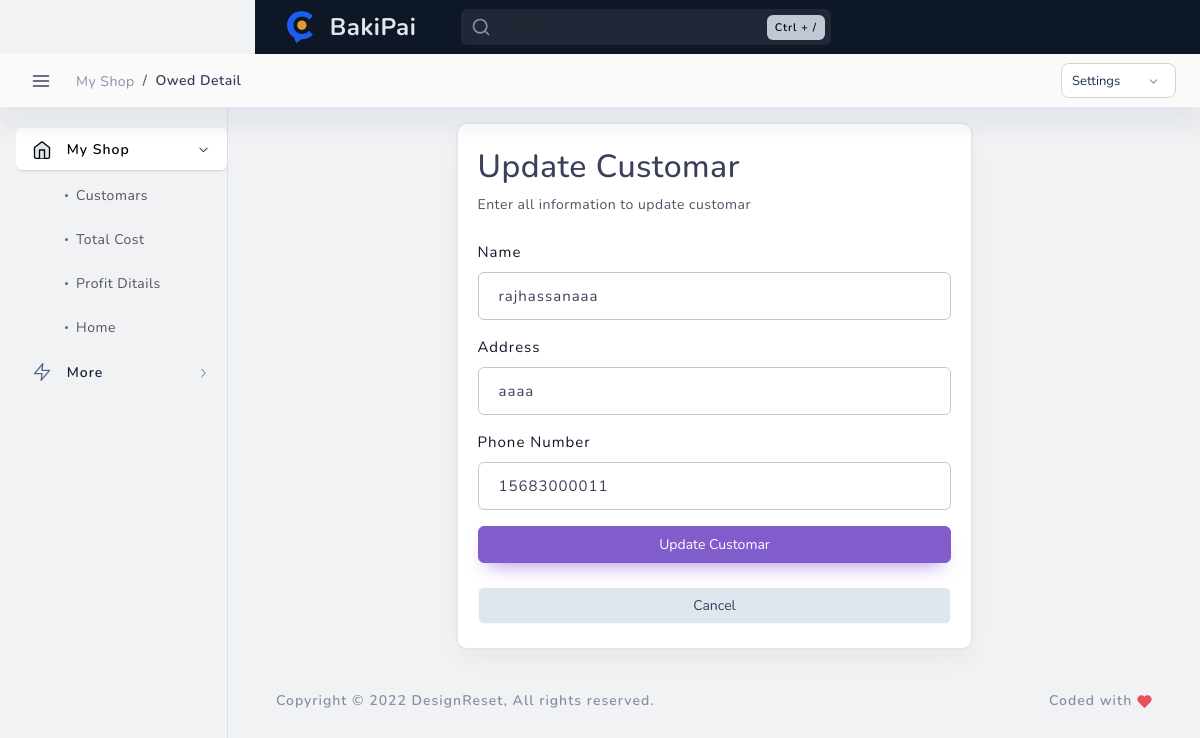
Screenshot of /update-customer/3/ with the database file from the repository.
### admin_panel/models.py (models this page shows, shortened)
class customar(models.Model):
    REGULAR = 'Regular'
    NON_REGULAR = 'Non-Regular'
    CUSTOMER_TYPE_CHOICES = [
        (REGULAR, 'Regular'),
        (NON_REGULAR, 'Non-Regular'),
    ]
    user = models.ForeignKey(User, on_delete=models.CASCADE)
    customer_type = models.CharField(
        max_length=20,
        choices=CUSTOMER_TYPE_CHOICES,
        default=NON_REGULAR,
        blank=False
    )
    name = models.CharField(max_length=100 , blank=False)
    address = models.TextField(max_length=1000 , blank=False)
    fhone = models.CharField(max_length=15 , blank=False)
    created_at = models.DateTimeField(auto_now_add=True)
    updated_at = models.DateTimeField(auto_now=True)

### admin_panel/views.py (the view, shortened to what this page needs)
# urls.py: path('update-customer/<int:customer_id>/', update_customer, name='update_customer'),
def update_customer(request , customer_id ):
    customar1 = get_object_or_404(customar, id=customer_id)
    try :
       customars = customar.objects.get(id=customer_id)
    except Exception as e :
      raise Http404(f"customar not found by your given id:{id}")
    context = {
         'customar1':customar1
    }
    return render(request, 'admin_panel/update_customar.html',context)

### admin_panel/templates/admin_panel/update_customar.html (shortened to what this page needs)
{% load static %}
<!DOCTYPE html>
<html lang="en">
<head>
    <link href="{% static 'admin_theme/layouts/vertical-dark-menu/css/light/loader.css' %}" rel="stylesheet" type="text/css" />
    <link href="{% static 'admin_theme/layouts/vertical-dark-menu/css/dark/loader.css' %}" rel="stylesheet" type="text/css" />
    <link href="{% static 'admin_theme/src/bootstrap/css/bootstrap.min.css' %}" rel="stylesheet" type="text/css" />
    <link href="{% static 'admin_theme/layouts/vertical-dark-menu/css/light/plugins.css' %}" rel="stylesheet" type="text/css" />
    <link href="{% static 'admin_theme/layouts/vertical-dark-menu/css/dark/plugins.css' %}" rel="stylesheet" type="text/css" />
    <link href="{% static 'admin_theme/src/plugins/src/apex/apexcharts.css' %}" rel="stylesheet" type="text/css">
    <link href="{% static 'admin_theme/src/assets/css/light/dashboard/dash_1.css' %}" rel="stylesheet" type="text/css" />
    <link href="{% static 'admin_theme/src/assets/css/dark/dashboard/dash_1.css' %}" rel="stylesheet" type="text/css" />
</head>
<body class="layout-boxed">
    <div class="header-container container-xxl">
        <header class="header navbar navbar-expand-sm expand-header">
            <ul class="navbar-item theme-brand flex-row  text-center">
                <li class="nav-item theme-logo">
                    <a href="index.html">
                        <img src="{% static 'admin_theme/src/assets/img/logo2.svg' %}" class="navbar-logo" alt="logo">
                    </a>
                </li>
                <li class="nav-item theme-text">
                    <a href="index.html" class="nav-link"> BakiPai </a>
                </li>
            </ul>
            <div class="search-animated toggle-search">
                <svg xmlns="http://www.w3.org/2000/svg" width="24" height="24" viewBox="0 0 24 24" fill="none" stroke="currentColor" stroke-width="2" stroke-linecap="round" stroke-linejoin="round" class="feather feather-search"><circle cx="11" cy="11" r="8"></circle><line x1="21" y1="21" x2="16.65" y2="16.65"></line></svg>
                <form class="form-inline search-full form-inline search" role="search">
                    <div class="search-bar">
                        <input type="text" class="form-control search-form-control  ml-lg-auto" placeholder="Search...">
                    </div>
                </form>
                <span class="badge badge-secondary">Ctrl + /</span>
            </div>
        </header>
    </div>
    <div class="main-container" id="container">
        <div class="sidebar-wrapper sidebar-theme">
            <nav id="sidebar">
                <div class="shadow-bottom"></div>
                <ul class="list-unstyled menu-categories" id="accordionExample">
                    <li class="menu active">
                        <a href="#dashboard" data-bs-toggle="collapse" aria-expanded="true" class="dropdown-toggle">
                            <div class="">
                                <span>My Shop</span>
                            </div>
                            <div>
                                <svg xmlns="http://www.w3.org/2000/svg" width="24" height="24" viewBox="0 0 24 24" fill="none" stroke="currentColor" stroke-width="2" stroke-linecap="round" stroke-linejoin="round" class="feather feather-chevron-right"><polyline points="9 18 15 12 9 6"></polyline></svg>
                            </div>
                        </a>
                        <ul class="collapse submenu list-unstyled show" id="dashboard" data-bs-parent="#accordionExample">
                            <li>
                                <a href="{% url 'customar_list' %}"> Customars </a>
                            </li>
                            <li>
                                <a href="{% url 'total_cost'%}">Total Cost </a>
                            </li>
                            <li>
                                <a href="{% url 'profit_detail' %}"> Profit Ditails </a>
                            </li>
                            <li>
                                <a href="{%url 'index' %}"> Home</a>
                            </li>
                        </ul>
                    </li>
                    <li class="menu">
                        <a href="#elements" data-bs-toggle="collapse" aria-expanded="false" class="dropdown-toggle">
                            <div class="">
                                <svg xmlns="http://www.w3.org/2000/svg" width="24" height="24" viewBox="0 0 24 24" fill="none" stroke="currentColor" stroke-width="2" stroke-linecap="round" stroke-linejoin="round" class="feather feather-zap"><polygon points="13 2 3 14 12 14 11 22 21 10 12 10 13 2"></polygon></svg>
                                <span>More</span>
                            </div>
                            <div>
                                <svg xmlns="http://www.w3.org/2000/svg" width="24" height="24" viewBox="0 0 24 24" fill="none" stroke="currentColor" stroke-width="2" stroke-linecap="round" stroke-linejoin="round" class="feather feather-chevron-right"><polyline points="9 18 15 12 9 6"></polyline></svg>
                            </div>
                        </a>
            </nav>
        </div>
        <div id="content" class="main-content">
            <div class="layout-px-spacing">
                <div class="middle-content container-xxl p-0">
                    <div class="secondary-nav">
                        <div class="breadcrumbs-container" data-page-heading="Analytics">
                            <header class="header navbar navbar-expand-sm">
                                <a href="javascript:void(0);" class="btn-toggle sidebarCollapse" data-placement="bottom">
                                </a>
                                <div class="d-flex breadcrumb-content">
                                    <div class="page-header">
                                        <nav class="breadcrumb-style-one" aria-label="breadcrumb">
                                            <ol class="breadcrumb">
                                                <li class="breadcrumb-item"><a href="{% url 'index' %}">My Shop</a></li>
                                                <li class="breadcrumb-item active" aria-current="page">Owed Detail</li>
                                            </ol>
                                        </nav>
                                    </div>
                                </div>
                                <ul class="navbar-nav flex-row ms-auto breadcrumb-action-dropdown">
                                    <li class="nav-item more-dropdown">
                                        <div class="dropdown  custom-dropdown-icon">
                                            <a class="dropdown-toggle btn" href="#" role="button" id="customDropdown" data-bs-toggle="dropdown" aria-haspopup="true" aria-expanded="false">
                                                <span>Settings</span>
                                                <svg xmlns="http://www.w3.org/2000/svg" width="24" height="24" viewBox="0 0 24 24" fill="none" stroke="currentColor" stroke-width="2" stroke-linecap="round" stroke-linejoin="round" class="feather feather-chevron-down custom-dropdown-arrow"><polyline points="6 9 12 15 18 9"></polyline></svg>
                                            </a>
                                        </div>
                                    </li>
                                </ul>
                            </header>
                        </div>
                    </div>
                    </div>
                    <div class="auth-container d-flex">
                        <div class="container mx-auto align-self-center">
                            <div class="row">
                                <div class="col-xxl-6 col-xl-7 col-lg-8 col-md-10 col-12 d-flex flex-column align-self-center mx-auto">
                                    <div class="card mt-3 mb-3">
                                        <div class="card-body">
                                            <div class="row">
                                                <div class="col-md-12 mb-3">
                                                    <h2>Update Customar</h2>
                                                    <p>Enter all information to update customar</p>
                                                </div>
                                                <form method="POST">
                                                    <div class="col-md-12">
                                                        <div class="mb-3">
                                                            <label class="form-label">Name</label>
                                                            <input type="text" name="name" class="form-control add-billing-address-input" value="{{ customar1.name }}">
                                                        </div>
                                                    </div>
                                                    <div class="col-md-12">
                                                        <div class="mb-3">
                                                            <label class="form-label">Address</label>
                                                            <input type="text" name="address" class="form-control" value="{{ customar1.address }}">
                                                        </div>
                                                    </div>
                                                    <div class="col-12">
                                                        <div class="mb-3">
                                                            <label class="form-label">Phone Number</label>
                                                            <input type="text" name="fhone" class="form-control" value="{{ customar1.fhone }}">
                                                        </div>
                                                    </div>
                                                    <div class="col-12">
                                                        <div class="mb-4">
                                                            <button type="submit" class="btn btn-secondary w-100">Update Customar</button>
                                                        </div>
                                                        <a href="{% url 'customar_list' %}">
                                                            <div class="col-12">
                                                                <button type="button" id="cancel-btn" class="btn btn-light w-100">Cancel</button>
                                                            </div>
                                                        </a>
                                                    </div>
                                                </form>
                                            </div>
                                        </div>
                                    </div>
                                </div>
                            </div>
                        </div>
                    </div>
            <div class="footer-wrapper">
                <div class="footer-section f-section-1">
                    <p class="">Copyright © <span class="dynamic-year">2022</span> <a target="_blank" href="https://designreset.com/cork-admin/">DesignReset</a>, All rights reserved.</p>
                </div>
                <div class="footer-section f-section-2">
                    <p class="">Coded with </p>
                </div>
            </div>
        </div>
    </div>
</body>
</html>

### rows the page displays
customar: name "rajhassanaaa", address "aaaa", fhone "15683000011"
